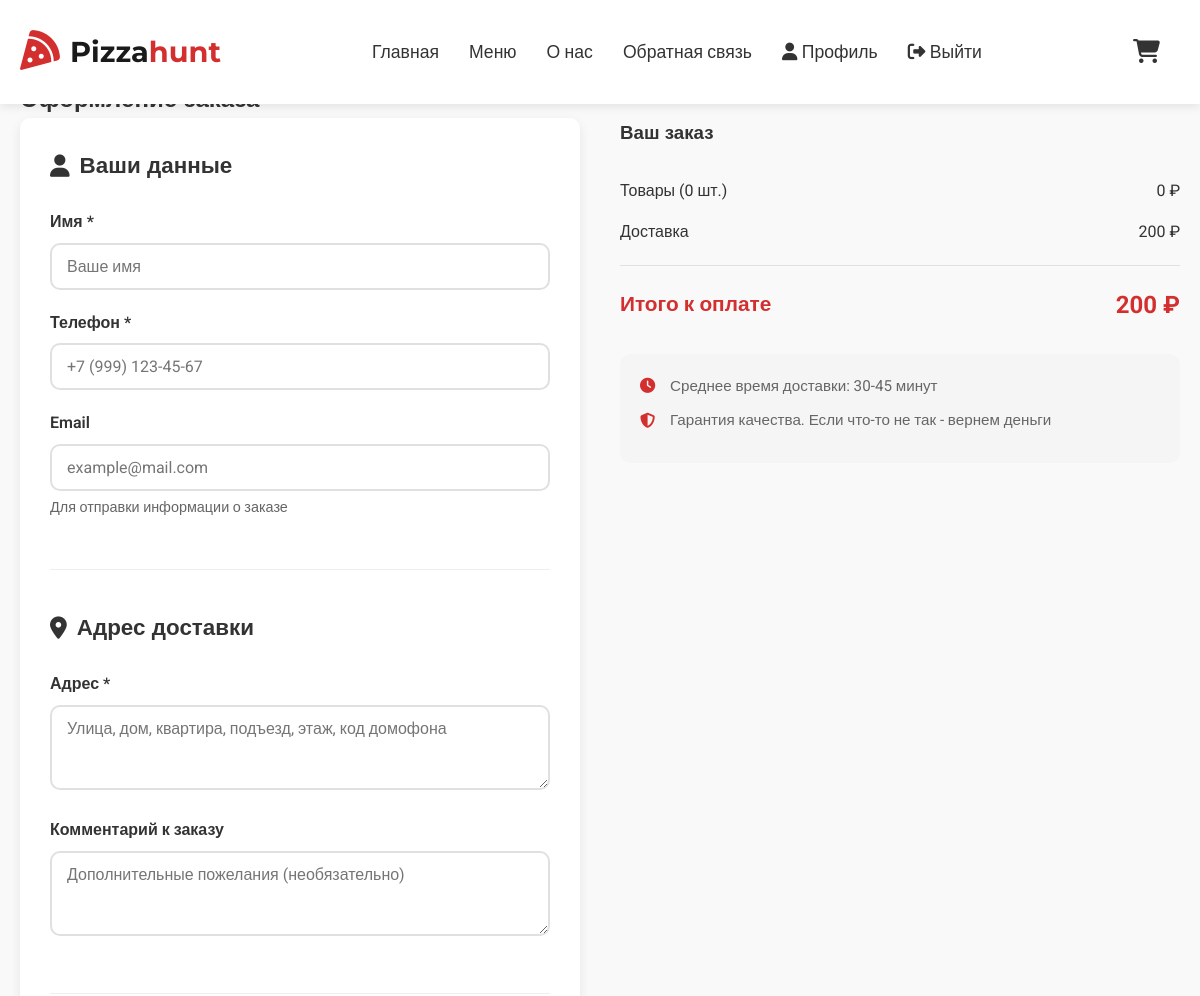
Before: /order/ (signed in, upper part) with the older database file.
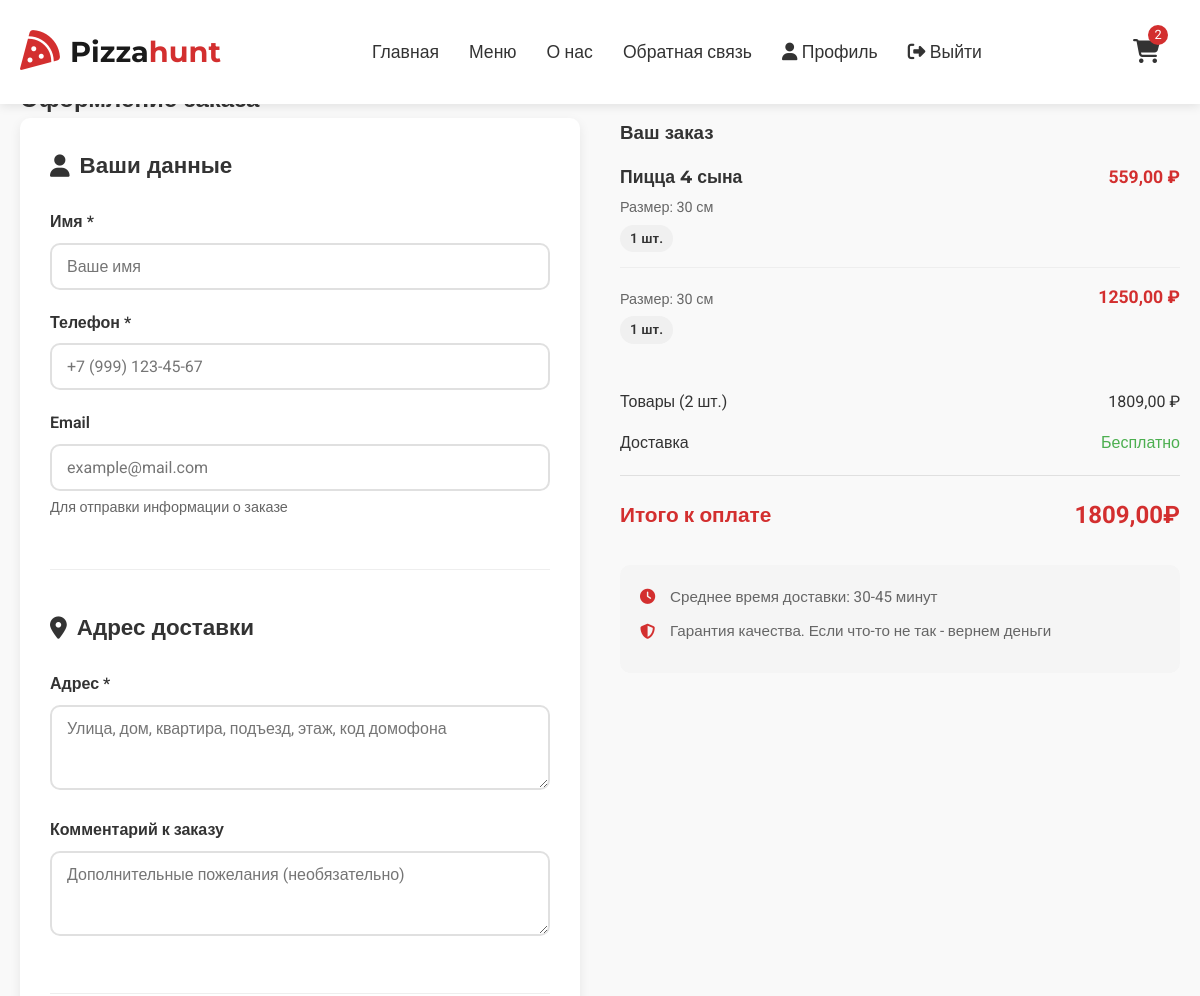
After: the same page with the newer database file.
### pizzeria/models.py (models this page shows, shortened)
class Cart(models.Model):
    user = models.OneToOneField(settings.AUTH_USER_MODEL, on_delete=models.CASCADE, null=True, blank=True, verbose_name="Пользователь")
    session_key = models.CharField(max_length=40, null=True, blank=True, verbose_name="Ключ сессии")
    created_at = models.DateTimeField(auto_now_add=True, verbose_name="Дата создания")
    updated_at = models.DateTimeField(auto_now=True, verbose_name="Дата обновления")
    class Meta:
        verbose_name = "Корзина"
        verbose_name_plural = "Корзины"
    def total_price(self):
        return sum(item.total_price() for item in self.items.all())
    def total_quantity(self):
        return sum(item.quantity for item in self.items.all())

class CartItem(models.Model):
    ITEM_TYPE_CHOICES = [
        ('pizza', 'Пицца'),
        ('combo', 'Комбо'),
    ]
    cart = models.ForeignKey(Cart, on_delete=models.CASCADE, related_name='items', verbose_name="Корзина")
    item_type = models.CharField(max_length=10, choices=ITEM_TYPE_CHOICES, verbose_name="Тип товара")
    pizza = models.ForeignKey(Pizza, on_delete=models.CASCADE, null=True, blank=True, verbose_name="Пицца")
    combo = models.ForeignKey(Combo, on_delete=models.CASCADE, null=True, blank=True, verbose_name="Комбо")
    size = models.CharField(max_length=10, choices=Pizza.SIZE_CHOICES, default='30', verbose_name="Размер", blank=True)
    quantity = models.PositiveIntegerField(default=1, validators=[MinValueValidator(1)], verbose_name="Количество")
    added_at = models.DateTimeField(auto_now_add=True, verbose_name="Дата добавления")
    class Meta:
        verbose_name = "Элемент корзины"
        verbose_name_plural = "Элементы корзины"
        unique_together = [
            ['cart', 'pizza', 'size'],
            ['cart', 'combo'],
        ]
    def unit_price(self):
        if self.item_type == 'pizza' and self.pizza:
            return self.pizza.get_price_by_size(self.size)
        elif self.item_type == 'combo' and self.combo:
            return self.combo.price
        return 0
    def total_price(self):
        return self.unit_price() * self.quantity

class Pizza(models.Model):
    SIZE_CHOICES = [
        ('30', '30 см'),
        ('35', '35 см'),
        ('40', '40 см'),
    ]
    name = models.CharField(max_length=200, verbose_name="Название пиццы")
    slug = models.SlugField(max_length=200, unique=True, verbose_name="URL")
    description = models.TextField(verbose_name="Описание")
    ingredients = models.TextField(verbose_name="Ингредиенты")
    price_30 = models.DecimalField(max_digits=8, decimal_places=2, verbose_name="Цена 30 см")
    price_35 = models.DecimalField(max_digits=8, decimal_places=2, verbose_name="Цена 35 см")
    price_40 = models.DecimalField(max_digits=8, decimal_places=2, verbose_name="Цена 40 см")
    category = models.ForeignKey(Category, on_delete=models.CASCADE, related_name='pizzas', verbose_name="Категория")
    is_popular = models.BooleanField(default=False, verbose_name="Популярная")
    is_new = models.BooleanField(default=False, verbose_name="Новинка")
    is_spicy = models.BooleanField(default=False, verbose_name="Острая")
    is_vegetarian = models.BooleanField(default=False, verbose_name="Вегетарианская")
    image_url = models.URLField(blank=True, verbose_name="URL изображения")
    order = models.IntegerField(default=0, verbose_name="Порядок отображения")
    class Meta:
        verbose_name = "Пицца"
        verbose_name_plural = "Пиццы"
        ordering = ['order', 'name']
    def get_price_by_size(self, size):
        if size == '30':
            return self.price_30
        elif size == '35':
            return self.price_35
        elif size == '40':
            return self.price_40
        return self.price_30

class Combo(models.Model):
    name = models.CharField(max_length=200, verbose_name="Название комбо")
    description = models.TextField(verbose_name="Описание")
    price = models.DecimalField(max_digits=8, decimal_places=2, verbose_name="Цена")
    image = models.ImageField(upload_to='combos/', verbose_name="Изображение")
    includes = models.TextField(verbose_name="Что входит")
    order = models.IntegerField(default=0, verbose_name="Порядок отображения")
    class Meta:
        verbose_name = "Комбо"
        verbose_name_plural = "Комбо"
        ordering = ['order', 'name']

### pizzeria/views.py (the view, shortened to what this page needs)
# urls.py: path('order/', views.OrderCreateView.as_view(), name='order'),
class OrderCreateView(CreateView):
    model = Order
    form_class = OrderForm
    template_name = 'pizzeria/order.html'
    def get_context_data(self, **kwargs):
        context = super().get_context_data(**kwargs)
        cart = get_cart(self.request)
        context['cart'] = cart
        context['cart_items'] = cart.items.all() if cart else []
        return context

### pizzeria/context_processors.py (called while the page is built)
def cart_context(request):
    cart = get_cart(request)
    cart_total = cart.total_price() if cart else 0
    cart_quantity = cart.total_quantity() if cart else 0
    return {
        'cart': cart,
        'cart_total': cart_total,
        'cart_quantity': cart_quantity,
    }

### pizzeria/utils.py (called while the page is built)
def get_cart(request):
    cart = None
    if request.user.is_authenticated:
        cart, created = Cart.objects.get_or_create(user=request.user)
    else:
        session_key = request.session.session_key
        if not session_key:
            request.session.create()
            session_key = request.session.session_key
        cart, created = Cart.objects.get_or_create(session_key=session_key)
    return cart

### pizzeria/templates/pizzeria/order.html (shortened to what this page needs)
{% extends 'pizzeria/base.html' %} {% load static %}  {% block extra_css %}
<link rel="stylesheet" href="{% static 'css/order.css' %}" />
{% endblock %} {% block content %}
<section class="order-section">
  <div class="container">
    <h1 class="page-title">Оформление заказа</h1>
    <div class="order-content">
      <div class="order-form-container">
        <form method="POST" class="order-form" id="orderForm">
          <div class="form-section">
            <h3><i class="fas fa-user"></i> Ваши данные</h3>
            <div class="form-group">
              <label for="{{ form.name.id_for_label }}">Имя *</label>
              {{ form.name }}
            </div>
            <div class="form-group">
              <label for="{{ form.phone.id_for_label }}">Телефон *</label>
              {{ form.phone }}
            </div>
            <div class="form-group">
              <label for="{{ form.email.id_for_label }}">Email</label>
              {{ form.email }}
              <small>Для отправки информации о заказе</small>
            </div>
          </div>
          <div class="form-section">
            <h3><i class="fas fa-map-marker-alt"></i> Адрес доставки</h3>
            <div class="form-group">
              <label for="{{ form.address.id_for_label }}">Адрес *</label>
              {{ form.address }}
            </div>
            <div class="form-group">
              <label for="{{ form.comment.id_for_label }}"
                >Комментарий к заказу</label
              >
              {{ form.comment }}
            </div>
          </div>
        </form>
      </div>
      <div class="order-summary">
        <div class="summary-card">
          <h3>Ваш заказ</h3>
          <div class="order-items">
            {% for item in cart_items %}
            <div class="order-item">
              <div class="order-item-info">
                <h4>{{ item.pizza.name }}</h4>
                <p>Размер: {{ item.get_size_display }}</p>
                <span class="order-item-quantity">{{ item.quantity }} шт.</span>
              </div>
              <div class="order-item-price">{{ item.total_price }} ₽</div>
            </div>
            {% endfor %}
          </div>
          <div class="order-total">
            <div class="total-row">
              <span>Товары ({{ cart.total_quantity }} шт.)</span>
              <span>{{ cart.total_price }} ₽</span>
            </div>
            <div class="total-row">
              <span>Доставка</span>
              <span>
                {% if cart.total_price > 1000 %}
                <span style="color: #4caf50">Бесплатно</span>
                {% else %} 200 ₽ {% endif %}
              </span>
            </div>
            <div class="total-divider"></div>
            <div class="total-row grand-total">
              <span>Итого к оплате</span>
              <span class="grand-total-price">
                {% if cart.total_price > 1000 %} {{ cart.total_price }}₽
                {%else %} {{ cart.total_price|add:200 }} ₽ {% endif %}
              </span>
            </div>
          </div>
          <div class="order-info">
            <p>
              <i class="fas fa-clock"></i> Среднее время доставки: 30-45 минут
            </p>
            <p>
              <i class="fas fa-shield-alt"></i> Гарантия качества. Если что-то
              не так - вернем деньги
            </p>
          </div>
        </div>
      </div>
    </div>
  </div>
</section>
{% endblock %}

Changed rows visible on the page:
added CartItem: pizza.name "Пицца 4 сына", size "30 см", quantity "1", total_price "559,00"
added CartItem: size "30 см", quantity "1", total_price "1250,00"
shown differently, row unchanged: Cart: total_quantity "0" → "2"; total_price "0" → "1809,00"; total_price (not shown) → "1809,00"; total_price|add "200" → (not shown)
Other visible differences:
{{ cart_quantity }}: (not shown) → "2"
text no longer shown: "200 ₽"
text now shown: "Бесплатно"
